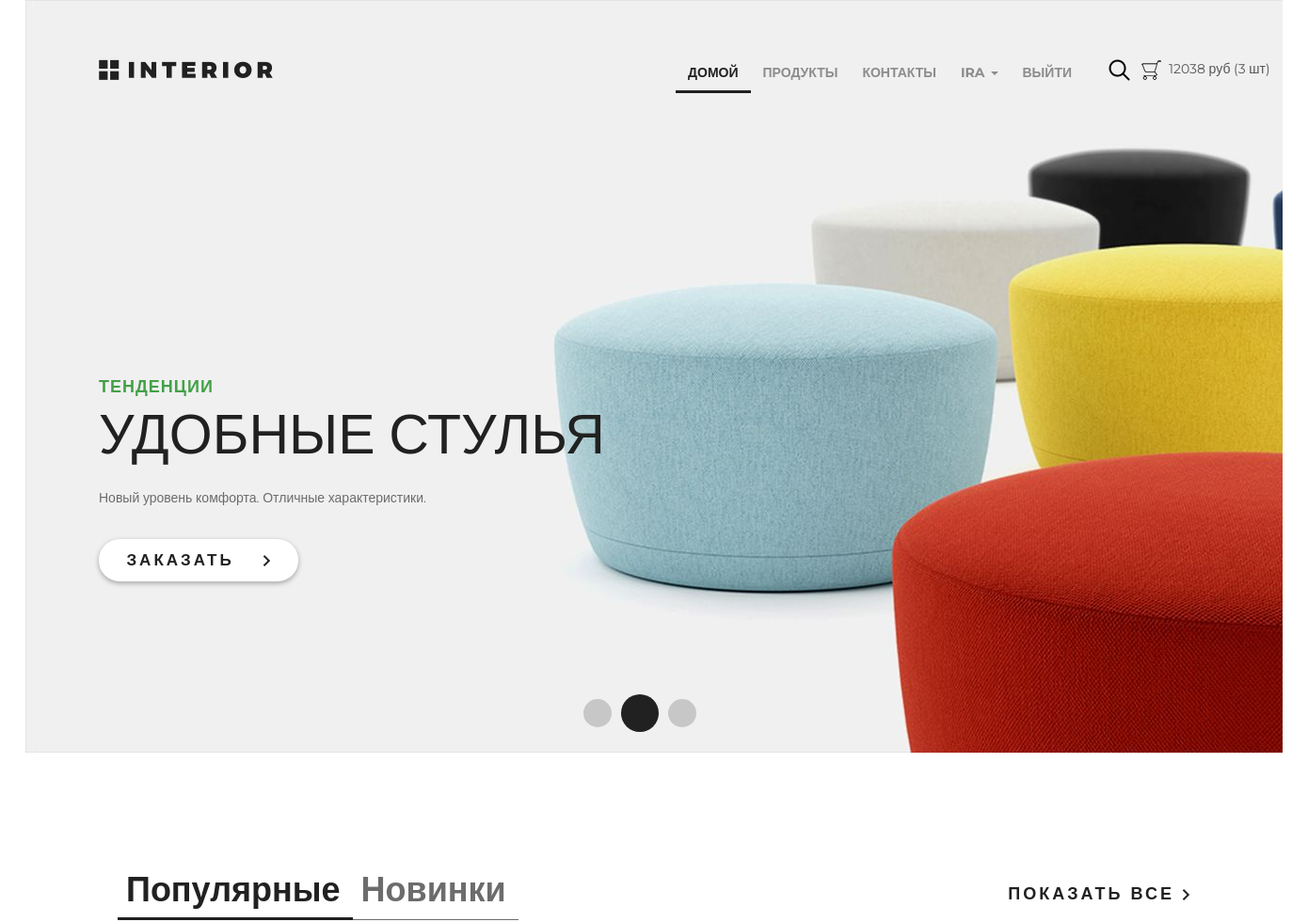
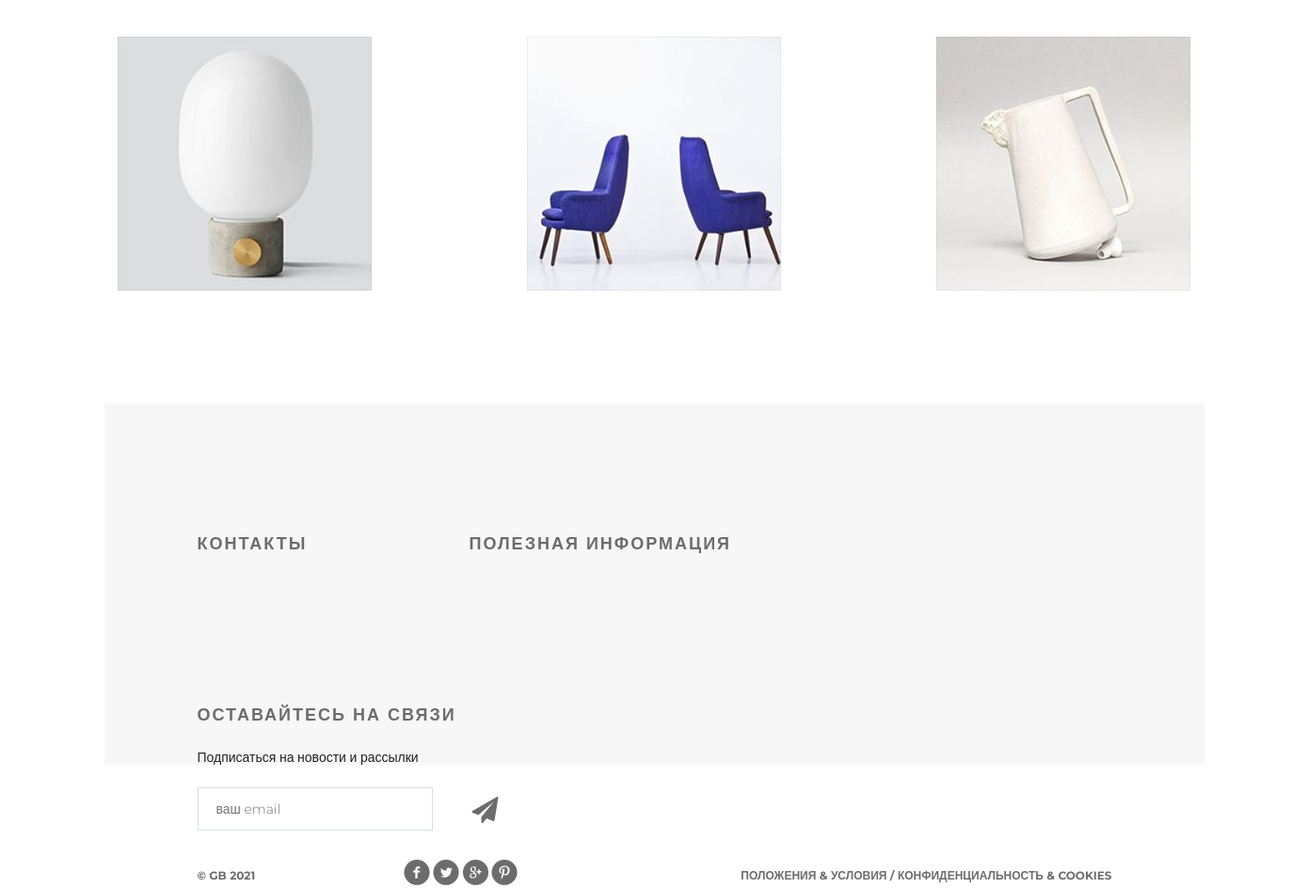
The page / (signed in) on the database its author committed (2 pictures, top to bottom).
### authapp/models.py (models this page shows, shortened)
class ShopUser(AbstractUser):
    avatar = models.ImageField(upload_to='users_avatars', blank=True)
    age = models.PositiveIntegerField(verbose_name='возраст', default=18)
    activation_key = models.CharField(max_length=128, blank=True)
    activation_key_created = models.DateTimeField(auto_now_add=True, blank=True, null=True)

### basketapp/models.py (models this page shows)
class Basket(models.Model):
    user = models.ForeignKey(settings.AUTH_USER_MODEL, on_delete=models.CASCADE)
    product = models.ForeignKey(Product, on_delete=models.CASCADE)
    quantity = models.PositiveIntegerField(verbose_name='количество', default=0)
    add_datetime = models.DateTimeField(verbose_name='время добавления', auto_now_add=True)
    def _get_product_cost(self):
        return self.product.price * self.quantity
    product_cost = property(_get_product_cost)
    def _get_total_quantity(self):
        _items = Basket.objects.filter(user=self.user)
        _totalquantity = sum(list(map(lambda x: x.quantity, _items)))
        return _totalquantity
    total_quantity = property(_get_total_quantity)
    def _get_total_cost(self):
        _items = Basket.objects.filter(user=self.user)
        _totalcost = sum(list(map(lambda x: x.product_cost, _items)))
        return _totalcost
    total_cost = property(_get_total_cost)

### mainapp/models.py (models this page shows, shortened)
class Product(models.Model):
    category = models.ForeignKey(ProductCategory, on_delete=models.CASCADE)
    name = models.CharField(verbose_name='имя продукта', max_length=128)
    image = models.ImageField(upload_to='products_images', blank=True)
    short_desc = models.CharField(verbose_name='краткое описание продукта', max_length=60, blank=True)
    description = models.TextField(verbose_name='описание продукта', blank=True)
    price = models.DecimalField(verbose_name='цена продукта', max_digits=8, decimal_places=2, default=0)
    quantity = models.PositiveIntegerField(verbose_name='количество на складе', default=0)
    is_active = models.BooleanField(verbose_name='категория активна', default=True)

### mainapp/views.py (the view)
# urls.py: path('', mainapp.main, name='main'),
def main(request):
    title = 'главная'
    products = Product.objects.filter(is_active=True, category__is_active=True)[:3]
    content = {
        'title': title,
        'products': products,
    }
    return render(request, 'mainapp/index.html', content)

### mainapp/context_processors.py (called while the page is built)
def basket(request):
    basket_list = []
    if request.user.is_authenticated:
        basket_list = Basket.objects.filter(user=request.user)
    return {
        'basket': basket_list
    }

### mainapp/templates/mainapp/index.html (shortened to what this page needs)
{% extends 'mainapp/base.html' %}
{% load static %}
{% block menu %}
    <div class="slider">
        <div class="header clearfix">
                {% include 'mainapp/includes/inc_menu.html' %}
        </div>
        <div class="text-slider">
            <h3 class="green">тенденции</h3>
            <h3 class="big"> удобные стулья</h3>
            <p>Новый уровень комфорта. Отличные характеристики.</p>
            <a href="{% url 'products:index' %}" class="button-order">
                заказать
                <img src="{% static 'img/arrow.png' %}" alt="">
            </a>
        </div>
        <div class="navi">
            <a href="#"></a><a href="#"></a><a href="#"></a>
        </div>
    </div>
{% endblock %}
{% block content %}
    <div class="featured">
        <div class="featured-menu">
            <a class="active" href="#">Популярные</a><a href="#">Новинки</a>
        </div>
        <a class="explore" href="#">показать все <img src="{% static 'img/arrow.png' %}" alt=""></a>
        <div class="clearfix">
        </div>
        <div class="tab-content">
            {% for product in products %}
                <div class="block">
                    <a href="{% url 'products:product' product.pk %}">
                        <img src="/media/{{ product.image }}" alt="{{ product.short_desc }}">
                    </a>
                </div>
            {% endfor %}
        </div>
    </div>
    <div class="clr"></div>
{% endblock %}

### mainapp/templates/mainapp/includes/inc_menu.html (shortened to what this page needs)
<a href="{% url 'main' %}" class="logo"></a>
<ul class="menu">
    <li>
        <a href="{% url 'main' %}" class="{% if request.resolver_match.url_name == 'main' %}active{% endif %}">
            домой
        </a>
    </li>
    <li>
        <a href="{% url 'products:index' %}"
           class="{% if request.resolver_match.namespace == 'products' %}active{% endif %}">
            продукты
        </a>
    </li>
    <li>
        <a href="{% url 'contact' %}" class="{% if request.resolver_match.url_name == 'contact' %}active{% endif %}">
            контакты
        </a>
    </li>
    {% if user.is_authenticated %}
        <li>
            <div class="dropdown">
                <a class="dropdown-toggle" href="" data-toggle="dropdown">
                    {{ user.first_name|default:'Пользователь' }}
                    <span class="caret"></span>
                </a>
            </div>
        </li>
    {% endif %}
    <li>
        {% if user.is_authenticated %}
            <a href="{% url 'auth:logout' %}">выйти</a>
        {% else %}
            <a href="{% url 'auth:login' %}">войти</a>
        {% endif %}
    </li>
</ul>
<a href="#" class="search"></a>
<a href="{% url 'basket:view' %}" class="basket">
    <span>
        {% if basket %}
            {{ basket.0.total_cost|floatformat:0 }} руб ({{ basket.0.total_quantity }} шт)
        {% endif %}
    </span>
</a>

### static/css/style.css (style rules this page uses)
* { margin: 0; padding: 0; }
body { font-family: 'Montserrat', sans-serif; }
html, body { height: 100%; }
.clr { height: 384px; }
.slider { height: 800px; background-image: url(/static/img/slider.jpg); padding-left: 78px; padding-right: 211px; position: relative; }
.logo { background-image: url(/static/img/logo.png); margin-top: 63px; width: 185px; height: 22px; float: left; }
.menu { list-style-type: none; margin-top: 67px; float: right; }
.menu li { float: left; }
.menu a { color: #8c8c8c; font-size: 14px; font-weight: 700; text-align: right; text-transform: uppercase; text-decoration: none; padding: 10px 13px; }
.menu .active { color: #212121; font-weight: 700; border-bottom: 3px solid #212121; }
.search { display: block; width: 23px; height: 23px; background-image: url(/static/img/search.png); position: absolute; top: 63px; left: 1151px; }
.basket { display: block; width: 23px; height: 23px; background-image: url(/static/img/basket.png); position: absolute; top: 63px; left: 1185px; text-decoration: none; color: #555; }
.basket span { display: block; margin-left: 30px; width: 150px; }
.clearfix:after { content: ""; display: block; clear: both; }
.text-slider { margin-top: 288px; position: absolute; }
.text-slider p { color: #6c6c6c; font-size: 14px; text-align: left; width: 458px; line-height: 24px; }
.button-order { background-color: #ffffff; box-shadow: 0px 2px 4.85px 0.15px rgba(33, 33, 33, 0.35); width: 212px; height: 45px; display: block; text-transform: uppercase; text-align: center; border-radius: 22px; text-decoration: none; color: #212121; font-size: 17px; font-weight: 700; line-height: 45px; margin-top: 32px; letter-spacing: 3px; }
.button-order img { padding-left: 22px; }
.green { text-transform: uppercase; color: #43a047; font-size: 18px; font-weight: 700; text-align: left; margin-bottom: 22px; line-height: 13px; letter-spacing: 1px; }
.big { color: #212121; font-size: 59px; line-height: 43px; text-transform: uppercase; font-weight: 100; margin-bottom: 34px; }
.navi { position: absolute; bottom: 22px; right: 618px; display: flex; width: 130px; height: 40px; justify-content: space-between; align-items: center; }
.navi a { display: block; width: 30px; height: 30px; border-radius: 50%; background-color: rgba(33, 33, 33, 0.2); float: left; margin: 0px 5px; }
.navi a:nth-child(2) { display: block; width: 40px; height: 40px; border-radius: 50%; background-color: #212121; float: left; margin: 0px; }
.featured { padding-left: 98px; padding-right: 98px; }
.featured-menu { margin-top: 120px; width: 300px; height: 49px; float: left; }
.featured-menu a { color: #6c6c6c; font-size: 36px; font-weight: 700; text-align: left; text-decoration: none; border-bottom: 1px solid #6c6c6c; padding-bottom: 10px; padding-right: 13px; padding-left: 9px; }
.featured-menu .active { font-size: 36px; font-weight: 700; text-align: left; color: #212121; border-bottom: 3px solid #212121; padding-bottom: 8px; }
.explore { text-transform: uppercase; color: #212121; font-size: 18px; font-weight: 700; line-height: 24px; text-align: center; float: right; margin-top: 138px; letter-spacing: 3px; text-decoration: none; }
.tab-content { margin-top: 50px; display: flex; justify-content: space-between; margin-bottom: 120px; }
.tab-content .block { height: 270px; width: 270px; position: relative; }

### rows shown on the page
ShopUser: first_name "IRA"
Basket: user+product+quantity "12038", user+quantity "3"
Product: image (picture)
Product: image (picture)
Product: image (picture)
